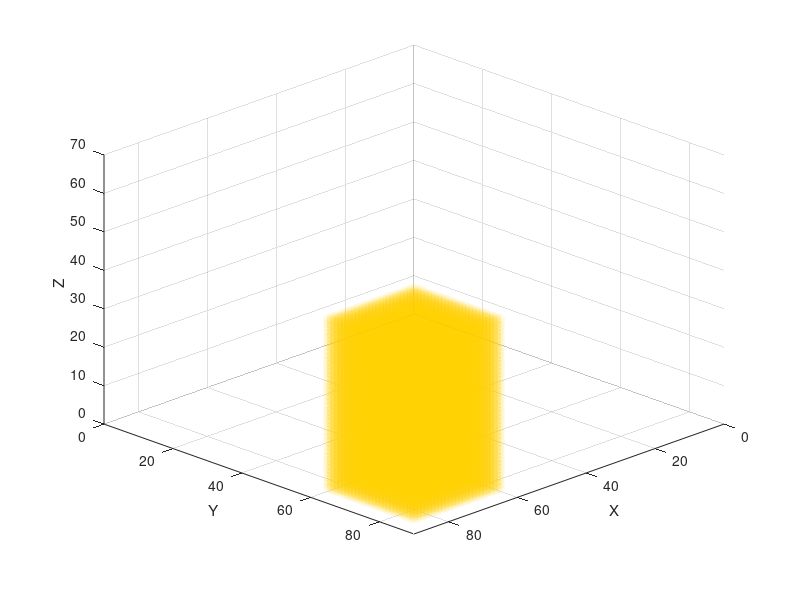

The MATLAB script that drew this image: (Note: this script raises an error after producing the figure.)
%% Map dimensions (MAKE SURE THEY ARE THE SAME AS THE MAP CREATOR)
mapSizeX = 90; mapSizeY = 90; mapSizeZ = 70;
mapSize = [mapSizeX, mapSizeY, mapSizeZ];

%% Generate ROI and Object positions
% We store environment state in this matrix with this values:
% ---- 0 = free | 1= Occupied | 2 = unexplored | 3 = Frontier | 4 = ROI | 
% ---- 5 = Object
voxelStates = 2*ones(mapSize);

%% DEFINE ROI SETTINGS
voxelStates(60:85, 60:85, 1:45) = 4;

%% DEFINE OBJECTIVE LOCATION
objectX=74; objectY=79; objectZ=23;

% Define the object value
objectValue = 5;
% Compute 3x3x3 block centered on the object position
for dx = -1:1
    for dy = -1:1
        for dz = -1:1
            x = objectX + dx;
            y = objectY + dy;
            z = objectZ + dz;

            % Check bounds before assigning
            if x >= 1 && x <= size(voxelStates,1) && ...
               y >= 1 && y <= size(voxelStates,2) && ...
               z >= 1 && z <= size(voxelStates,3)
                voxelStates(x,y,z) = objectValue;
            end
        end
    end
end

figure;             
hold on; 
axis([0 mapSize(1) 0 mapSize(2) 0 mapSize(3)]);
grid on;
xlabel('X'); ylabel('Y'); zlabel('Z');


[rx, ry, rz] = ind2sub(size(voxelStates), find(voxelStates == 4));
scatter3(rx-0.5, ry-0.5, rz-0.5, 50, [1, 0.8, 0], 'filled', 'MarkerFaceAlpha', 0.1);

[gx, gy, gz] = ind2sub(size(voxelStates), find(voxelStates == 5));
scatter3(gx-0.5, gy-0.5, gz-0.5, 50, [0.6, 0.2, 0.8], 'filled', 'MarkerFaceAlpha', 1);

view(135, 30);

%% Save Voxel Initial States Matrix
save('../../Maps_ROI_Object_Situations/RandomObstacles_2_situations/RandomObstacles_2_voxelStates_2.mat','voxelStates');
disp('saved voxelStates_2.mat')
